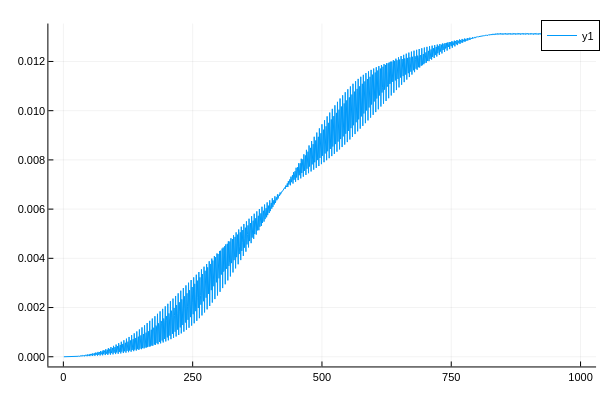

The cell this chart's notebook holds for it:
### Code cell
plot(ΔΩ_soln)

### Figure 1 — Plotly figure (JSON) as saved in the notebook; plotly's stock layout.template omitted (floating-point values rounded to 4 significant figures; data arrays with more than 128 entries replaced by an {"elided": "..."} marker saying what was removed)
{"data": [{"colorbar": {"len": 0.9525, "title": "", "x": 0.9934, "y": 0.5139}, "legendgroup": "y1", "line": {"color": "rgba(0, 154, 250, 1.000)", "dash": "solid", "shape": "linear", "width": 1}, "mode": "lines", "name": "y1", "showlegend": true, "type": "scatter", "x": {"elided": "1000 int values"}, "xaxis": "x", "y": {"elided": "1000 float values"}, "yaxis": "y", "zmax": null, "zmin": null}], "layout": {"annotations": [], "height": 400, "legend": {"bgcolor": "rgba(255, 255, 255, 1.000)", "bordercolor": "rgba(0, 0, 0, 1.000)", "borderwidth": 1, "font": {"color": "rgba(0, 0, 0, 1.000)", "family": "sans-serif", "size": 11}, "title": {"font": {"color": "rgba(0, 0, 0, 1.000)", "family": "sans-serif", "size": 15}, "text": ""}, "tracegroupgap": 0, "traceorder": "normal", "x": 1, "xanchor": "auto", "y": 1, "yanchor": "auto"}, "margin": {"b": 20, "l": 0, "r": 0, "t": 20}, "paper_bgcolor": "rgba(255, 255, 255, 1.000)", "plot_bgcolor": "rgba(255, 255, 255, 1.000)", "showlegend": true, "width": 600, "xaxis": {"anchor": "y", "domain": [0.08064, 0.9934], "gridcolor": "rgba(0, 0, 0, 0.100)", "gridwidth": 0.5, "linecolor": "rgba(0, 0, 0, 1.000)", "mirror": false, "range": [-28.97, 1030.0], "showgrid": true, "showline": true, "showticklabels": true, "tickangle": 0, "tickcolor": "rgb(0, 0, 0)", "tickfont": {"color": "rgba(0, 0, 0, 1.000)", "family": "sans-serif", "size": 11}, "tickmode": "array", "ticks": "inside", "ticktext": ["0", "250", "500", "750", "1000"], "tickvals": [0, 250, 500, 750, 1000], "title": "", "titlefont": {"color": "rgba(0, 0, 0, 1.000)", "family": "sans-serif", "size": 15}, "type": "-", "visible": true, "zeroline": false, "zerolinecolor": "rgba(0, 0, 0, 1.000)"}, "yaxis": {"anchor": "x", "domain": [0.03762, 0.9902], "gridcolor": "rgba(0, 0, 0, 0.100)", "gridwidth": 0.5, "linecolor": "rgba(0, 0, 0, 1.000)", "mirror": false, "range": [-0.0003944, 0.01354], "showgrid": true, "showline": true, "showticklabels": true, "tickangle": 0, "tickcolor": "rgb(0, 0, 0)", "tickfont": {"color": "rgba(0, 0, 0, 1.000)", "family": "sans-serif", "size": 11}, "tickmode": "array", "ticks": "inside", "ticktext": ["0.000", "0.002", "0.004", "0.006", "0.008", "0.010", "0.012"], "tickvals": [0, 0.002, 0.004, 0.006, 0.008, 0.01, 0.012], "title": "", "titlefont": {"color": "rgba(0, 0, 0, 1.000)", "family": "sans-serif", "size": 15}, "type": "-", "visible": true, "zeroline": false, "zerolinecolor": "rgba(0, 0, 0, 1.000)"}}}
